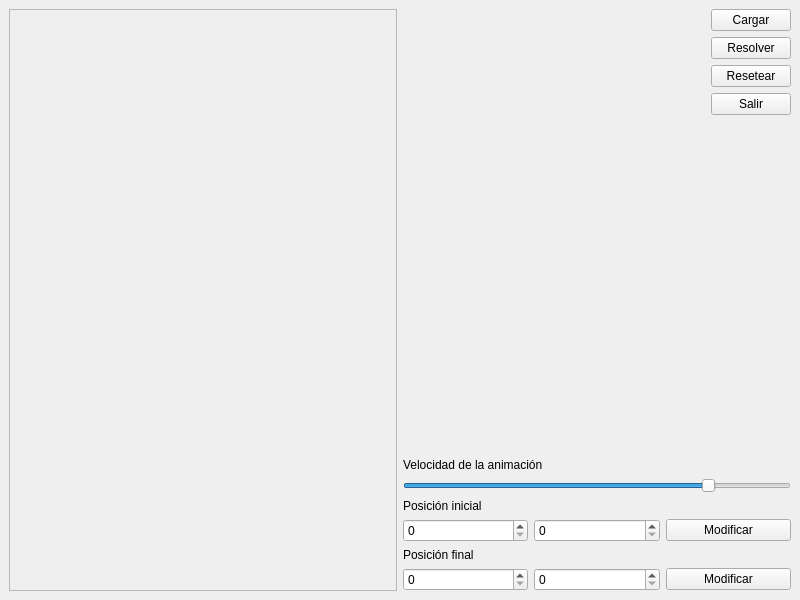
<?xml version="1.0" encoding="UTF-8"?>
<ui version="4.0">
 <class>MainWindow</class>
 <widget class="QMainWindow" name="MainWindow">
  <property name="geometry">
   <rect>
    <x>0</x>
    <y>0</y>
    <width>800</width>
    <height>600</height>
   </rect>
  </property>
  <property name="minimumSize">
   <size>
    <width>400</width>
    <height>300</height>
   </size>
  </property>
  <property name="windowTitle">
   <string>Laberinto</string>
  </property>
  <widget class="QWidget" name="centralwidget">
   <layout class="QGridLayout" name="gridLayout">
    <item row="0" column="0" rowspan="2">
     <widget class="LaberintoFrame" name="frame">
      <property name="sizePolicy">
       <sizepolicy hsizetype="MinimumExpanding" vsizetype="MinimumExpanding">
        <horstretch>0</horstretch>
        <verstretch>0</verstretch>
       </sizepolicy>
      </property>
      <property name="frameShape">
       <enum>QFrame::StyledPanel</enum>
      </property>
      <property name="frameShadow">
       <enum>QFrame::Raised</enum>
      </property>
     </widget>
    </item>
    <item row="0" column="1">
     <layout class="QHBoxLayout" name="horizontalLayout">
      <item>
       <spacer name="horizontalSpacer">
        <property name="orientation">
         <enum>Qt::Horizontal</enum>
        </property>
        <property name="sizeHint" stdset="0">
         <size>
          <width>40</width>
          <height>20</height>
         </size>
        </property>
       </spacer>
      </item>
      <item>
       <layout class="QVBoxLayout" name="verticalLayout">
        <item>
         <widget class="QPushButton" name="cargarButton">
          <property name="text">
           <string>Cargar</string>
          </property>
         </widget>
        </item>
        <item>
         <widget class="QPushButton" name="resolverButton">
          <property name="text">
           <string>Resolver</string>
          </property>
          <property name="checkable">
           <bool>true</bool>
          </property>
         </widget>
        </item>
        <item>
         <widget class="QPushButton" name="resetearButton">
          <property name="text">
           <string>Resetear</string>
          </property>
         </widget>
        </item>
        <item>
         <widget class="QPushButton" name="salirButton">
          <property name="text">
           <string>Salir</string>
          </property>
         </widget>
        </item>
       </layout>
      </item>
     </layout>
    </item>
    <item row="1" column="1">
     <layout class="QVBoxLayout" name="verticalLayout_3">
      <item>
       <spacer name="verticalSpacer_4">
        <property name="orientation">
         <enum>Qt::Vertical</enum>
        </property>
        <property name="sizeHint" stdset="0">
         <size>
          <width>20</width>
          <height>40</height>
         </size>
        </property>
       </spacer>
      </item>
      <item>
       <widget class="QLabel" name="label_4">
        <property name="text">
         <string>Velocidad de la animación</string>
        </property>
       </widget>
      </item>
      <item>
       <widget class="QSlider" name="animationSpeedSlider">
        <property name="maximum">
         <number>10000</number>
        </property>
        <property name="value">
         <number>8000</number>
        </property>
        <property name="sliderPosition">
         <number>8000</number>
        </property>
        <property name="tracking">
         <bool>true</bool>
        </property>
        <property name="orientation">
         <enum>Qt::Horizontal</enum>
        </property>
        <property name="invertedAppearance">
         <bool>false</bool>
        </property>
        <property name="invertedControls">
         <bool>false</bool>
        </property>
        <property name="tickPosition">
         <enum>QSlider::NoTicks</enum>
        </property>
       </widget>
      </item>
      <item>
       <widget class="QLabel" name="label_2">
        <property name="text">
         <string>Posición inicial</string>
        </property>
       </widget>
      </item>
      <item>
       <layout class="QHBoxLayout" name="horizontalLayout_2">
        <item>
         <widget class="QSpinBox" name="xInicialSpinBox"/>
        </item>
        <item>
         <widget class="QSpinBox" name="yInicialSpinBox">
          <property name="readOnly">
           <bool>false</bool>
          </property>
         </widget>
        </item>
        <item>
         <widget class="QPushButton" name="modificarInicialButton">
          <property name="text">
           <string>Modificar</string>
          </property>
          <property name="checkable">
           <bool>true</bool>
          </property>
          <property name="checked">
           <bool>false</bool>
          </property>
         </widget>
        </item>
       </layout>
      </item>
      <item>
       <widget class="QLabel" name="label_3">
        <property name="text">
         <string>Posición final</string>
        </property>
       </widget>
      </item>
      <item>
       <layout class="QHBoxLayout" name="horizontalLayout_3">
        <item>
         <widget class="QSpinBox" name="xFinalSpinBox"/>
        </item>
        <item>
         <widget class="QSpinBox" name="yFinalSpinBox">
          <property name="readOnly">
           <bool>false</bool>
          </property>
         </widget>
        </item>
        <item>
         <widget class="QPushButton" name="modificarFinalButton">
          <property name="text">
           <string>Modificar</string>
          </property>
          <property name="checkable">
           <bool>true</bool>
          </property>
          <property name="checked">
           <bool>false</bool>
          </property>
         </widget>
        </item>
       </layout>
      </item>
     </layout>
    </item>
   </layout>
  </widget>
 </widget>
 <customwidgets>
  <customwidget>
   <class>LaberintoFrame</class>
   <extends>QFrame</extends>
   <header>laberintoFrame.h</header>
   <container>1</container>
  </customwidget>
 </customwidgets>
 <resources>
  <include location="iconos.qrc"/>
 </resources>
 <connections/>
</ui>
